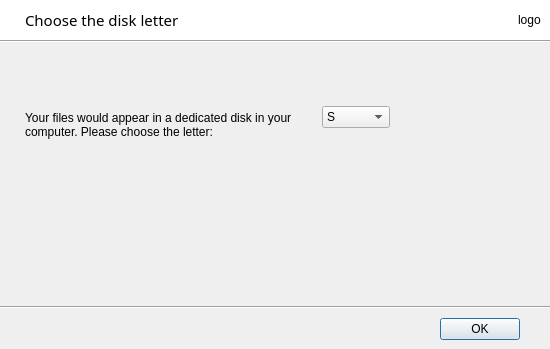
<?xml version="1.0" encoding="UTF-8"?>
<ui version="4.0">
 <class>DiskLetterDialog</class>
 <widget class="QDialog" name="DiskLetterDialog">
  <property name="geometry">
   <rect>
    <x>0</x>
    <y>0</y>
    <width>550</width>
    <height>349</height>
   </rect>
  </property>
  <property name="windowTitle">
   <string>Dialog</string>
  </property>
  <property name="styleSheet">
   <string notr="true">QLineEdit {
min-width: 260px;
}</string>
  </property>
  <layout class="QVBoxLayout" name="verticalLayout">
   <property name="spacing">
    <number>0</number>
   </property>
   <property name="leftMargin">
    <number>0</number>
   </property>
   <property name="topMargin">
    <number>0</number>
   </property>
   <property name="rightMargin">
    <number>0</number>
   </property>
   <property name="bottomMargin">
    <number>0</number>
   </property>
   <item>
    <widget class="QWidget" name="widget" native="true">
     <property name="styleSheet">
      <string notr="true">background: white;</string>
     </property>
     <layout class="QHBoxLayout" name="horizontalLayout_2">
      <property name="leftMargin">
       <number>25</number>
      </property>
      <item>
       <widget class="QLabel" name="mTitle">
        <property name="font">
         <font>
          <family>Sans Serif</family>
          <pointsize>11</pointsize>
         </font>
        </property>
        <property name="styleSheet">
         <string notr="true"/>
        </property>
        <property name="text">
         <string>Choose the disk letter</string>
        </property>
       </widget>
      </item>
      <item>
       <spacer name="horizontalSpacer_4">
        <property name="orientation">
         <enum>Qt::Horizontal</enum>
        </property>
        <property name="sizeHint" stdset="0">
         <size>
          <width>376</width>
          <height>20</height>
         </size>
        </property>
       </spacer>
      </item>
      <item>
       <widget class="QLabel" name="mLogo">
        <property name="text">
         <string>logo</string>
        </property>
       </widget>
      </item>
     </layout>
    </widget>
   </item>
   <item>
    <widget class="Line" name="line">
     <property name="orientation">
      <enum>Qt::Horizontal</enum>
     </property>
    </widget>
   </item>
   <item>
    <spacer name="verticalSpacer">
     <property name="orientation">
      <enum>Qt::Vertical</enum>
     </property>
     <property name="sizeHint" stdset="0">
      <size>
       <width>20</width>
       <height>85</height>
      </size>
     </property>
    </spacer>
   </item>
   <item>
    <layout class="QHBoxLayout" name="horizontalLayout_3">
     <item>
      <layout class="QVBoxLayout" name="verticalLayout_2">
       <property name="leftMargin">
        <number>25</number>
       </property>
       <property name="topMargin">
        <number>0</number>
       </property>
       <property name="bottomMargin">
        <number>100</number>
       </property>
       <item>
        <spacer name="verticalSpacer_4">
         <property name="orientation">
          <enum>Qt::Vertical</enum>
         </property>
         <property name="sizeHint" stdset="0">
          <size>
           <width>20</width>
           <height>40</height>
          </size>
         </property>
        </spacer>
       </item>
       <item>
        <widget class="QLabel" name="label">
         <property name="text">
          <string>Your files would appear in a dedicated disk in your computer. Please choose the letter:</string>
         </property>
         <property name="wordWrap">
          <bool>true</bool>
         </property>
        </widget>
       </item>
       <item>
        <spacer name="verticalSpacer_3">
         <property name="orientation">
          <enum>Qt::Vertical</enum>
         </property>
         <property name="sizeHint" stdset="0">
          <size>
           <width>20</width>
           <height>40</height>
          </size>
         </property>
        </spacer>
       </item>
      </layout>
     </item>
     <item>
      <layout class="QVBoxLayout" name="verticalLayout_3">
       <property name="leftMargin">
        <number>30</number>
       </property>
       <property name="rightMargin">
        <number>160</number>
       </property>
       <property name="bottomMargin">
        <number>115</number>
       </property>
       <item>
        <spacer name="verticalSpacer_5">
         <property name="orientation">
          <enum>Qt::Vertical</enum>
         </property>
         <property name="sizeHint" stdset="0">
          <size>
           <width>20</width>
           <height>40</height>
          </size>
         </property>
        </spacer>
       </item>
       <item>
        <layout class="QHBoxLayout" name="horizontalLayout_4">
         <item>
          <widget class="QComboBox" name="mDiskLetter">
           <property name="sizeAdjustPolicy">
            <enum>QComboBox::AdjustToContents</enum>
           </property>
           <item>
            <property name="text">
             <string>S</string>
            </property>
           </item>
           <item>
            <property name="text">
             <string>X</string>
            </property>
           </item>
          </widget>
         </item>
        </layout>
       </item>
       <item>
        <spacer name="verticalSpacer_6">
         <property name="orientation">
          <enum>Qt::Vertical</enum>
         </property>
         <property name="sizeHint" stdset="0">
          <size>
           <width>20</width>
           <height>40</height>
          </size>
         </property>
        </spacer>
       </item>
      </layout>
     </item>
    </layout>
   </item>
   <item>
    <spacer name="verticalSpacer_2">
     <property name="orientation">
      <enum>Qt::Vertical</enum>
     </property>
     <property name="sizeHint" stdset="0">
      <size>
       <width>20</width>
       <height>85</height>
      </size>
     </property>
    </spacer>
   </item>
   <item>
    <widget class="Line" name="line_2">
     <property name="orientation">
      <enum>Qt::Horizontal</enum>
     </property>
    </widget>
   </item>
   <item>
    <layout class="QHBoxLayout" name="horizontalLayout">
     <property name="spacing">
      <number>10</number>
     </property>
     <property name="leftMargin">
      <number>9</number>
     </property>
     <property name="topMargin">
      <number>9</number>
     </property>
     <property name="rightMargin">
      <number>30</number>
     </property>
     <property name="bottomMargin">
      <number>9</number>
     </property>
     <item>
      <spacer name="horizontalSpacer">
       <property name="orientation">
        <enum>Qt::Horizontal</enum>
       </property>
       <property name="sizeHint" stdset="0">
        <size>
         <width>40</width>
         <height>20</height>
        </size>
       </property>
      </spacer>
     </item>
     <item>
      <widget class="QPushButton" name="mOkBtn">
       <property name="text">
        <string>OK</string>
       </property>
      </widget>
     </item>
    </layout>
   </item>
  </layout>
 </widget>
 <tabstops>
  <tabstop>mOkBtn</tabstop>
 </tabstops>
 <resources/>
 <connections>
  <connection>
   <sender>mOkBtn</sender>
   <signal>clicked()</signal>
   <receiver>DiskLetterDialog</receiver>
   <slot>reject()</slot>
   <hints>
    <hint type="sourcelabel">
     <x>299</x>
     <y>180</y>
    </hint>
    <hint type="destinationlabel">
     <x>339</x>
     <y>4</y>
    </hint>
   </hints>
  </connection>
 </connections>
</ui>
